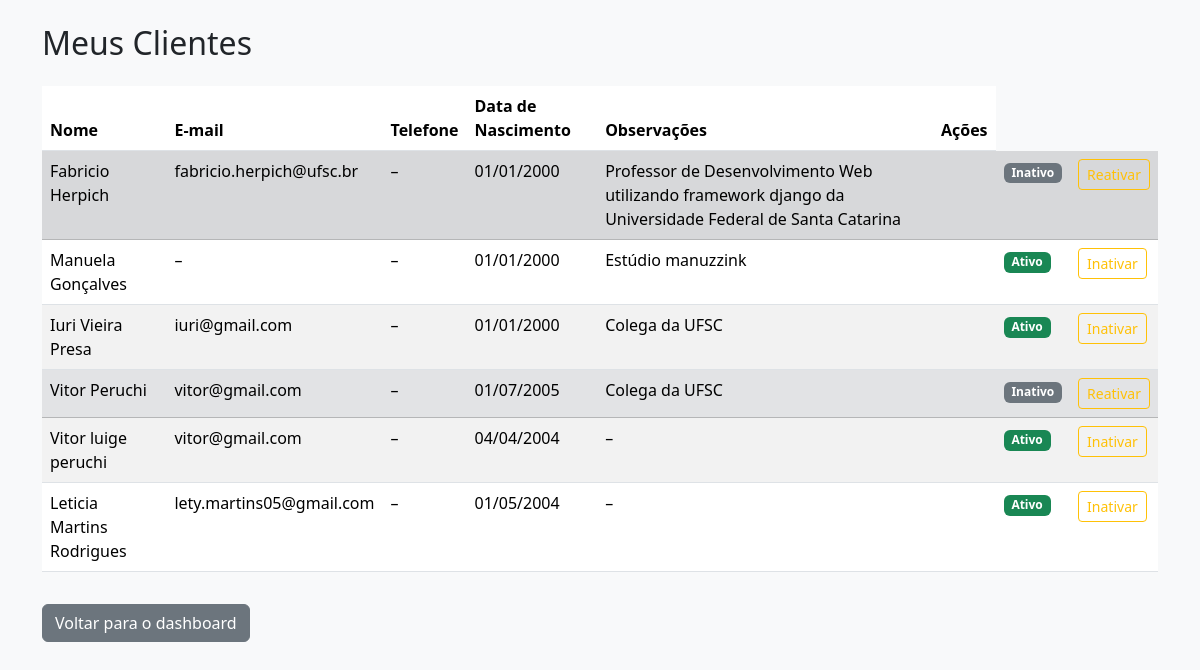
The page /clientes/Lista/ (signed in) on the database as committed earlier.
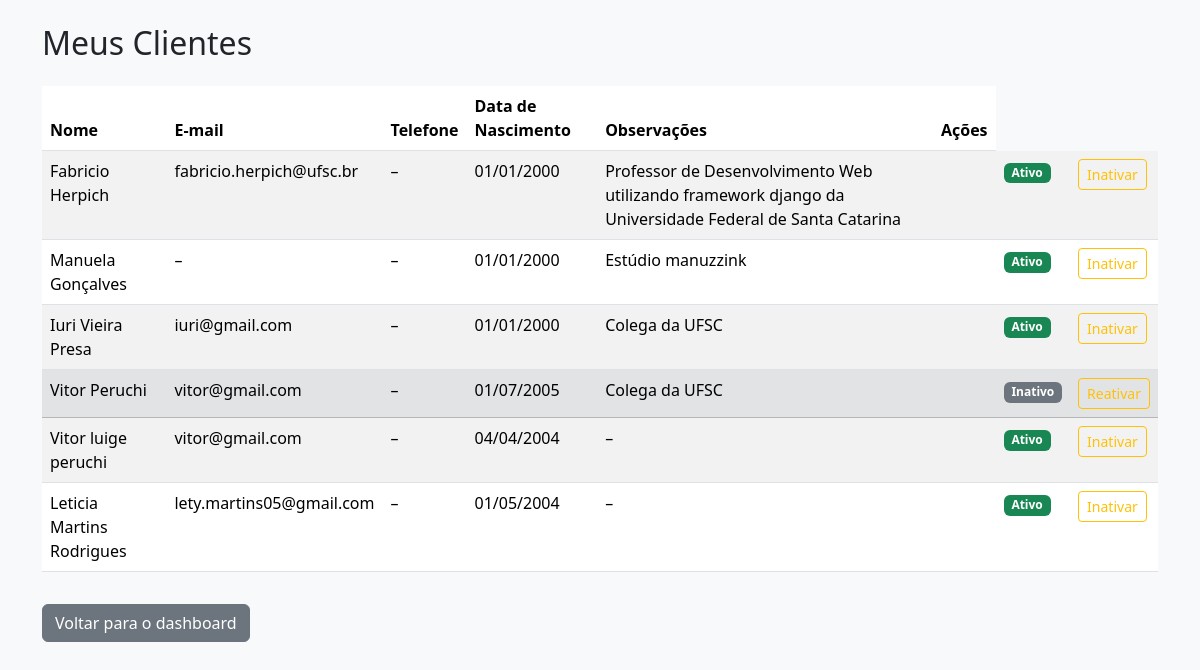
The same page on the database as committed later.
### client/models.py (models this page shows, shortened)
class Cliente(models.Model):
    usuario = models.ForeignKey(
        settings.AUTH_USER_MODEL,
        on_delete=models.CASCADE,
        related_name='clientes'
    )
    nome = models.CharField(max_length=150)
    email = models.EmailField(blank=True, null=True)
    telefone = models.CharField(max_length=20, blank=True, null=True)
    data_nascimento = models.DateField(blank=True, null=True)
    observacoes = models.TextField(blank=True, null=True)
    ativo = models.BooleanField(default=True)
    criado_em = models.DateTimeField(auto_now_add=True)
    atualizado_em = models.DateTimeField(auto_now=True)

### client/views.py (the view)
# urls.py: path('Lista/', views.cliente_list, name='cliente_list'),
@login_required
def cliente_list(request):
    clientes = Cliente.objects.filter(usuario=request.user)
    return render(request, 'clientes.html', {'clientes': clientes})

### client/templates/clientes.html (shortened to what this page needs)
{% load static %}
<!DOCTYPE html>
<html lang="pt-br">
<head>
    <link href="https://cdn.jsdelivr.net/npm/bootstrap@5.3.3/dist/css/bootstrap.min.css" rel="stylesheet">
</head>
<body class="bg-light">
    <div class="container py-4">
        <h2 class="mb-4">Meus Clientes</h2>
        {% if clientes %}
            <table class="table table-striped">
                <thead>
                    <th>Nome</th>
                    <th>E-mail</th>
                    <th>Telefone</th>
                    <th>Data de Nascimento</th>
                    <th>Observações</th>
                    <th>Ações</th>
                </thead>
                <tbody>
                    {% for cliente in clientes %}
                    <tr {% if not cliente.ativo %}class="table-secondary"{% endif %}>
                        <td>{{ cliente.nome }}</td>
                        <td>{{ cliente.email|default:"–" }}</td>
                        <td>{{ cliente.telefone|default:"–" }}</td>
                        <td>
                          {% if cliente.data_nascimento %}
                              {{ cliente.data_nascimento|date:"d/m/Y" }}
                          {% else %}
                              –
                          {% endif %}
                        </td>
                        <td>{{ cliente.observacoes|default:"–" }}</td>
                        <td>
                        </td>
                        <td>
                            {% if cliente.ativo %}
                                <span class="badge bg-success">Ativo</span>
                            {% else %}
                                <span class="badge bg-secondary">Inativo</span>
                            {% endif %}
                        </td>
                        <td>
                            {% if cliente.ativo %}
                                <a href="{% url 'cliente_inativar' cliente.pk %}" class="btn btn-sm btn-outline-warning"
                                onclick="return confirm('Tem certeza que deseja inativar este cliente?');">
                                     Inativar
                                </a>
                            {% else %}
                                <a href="{% url 'cliente_ativar' cliente.pk %}" class="btn btn-sm btn-outline-warning"
                                onclick="return confirm('Tem certeza que deseja reativar este cliente?');">
                                     Reativar
                                </a>
                            {% endif %}
                        </td>
                    </tr>
                    {% endfor %}
                </tbody>
            </table>
        {% else %}
            <div class="alert alert-info">
                Nenhum cliente cadastrado ainda.
            </div>
        {% endif %}
        <a href="{% url 'dashboard' %}" class="btn btn-secondary mt-3">Voltar para o dashboard</a>
    </div>
</body>
</html>

Rows that differ between the two databases and show on the page:
changed Cliente "Fabricio Herpich": ativo "Inativo Reativar" → "Ativo Inativar"
